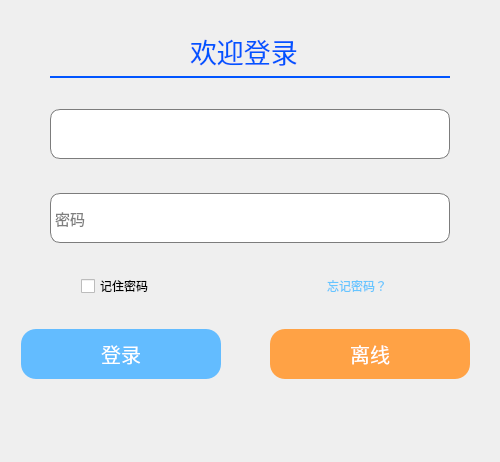
<?xml version="1.0" encoding="UTF-8"?>
<ui version="4.0">
 <class>UserInfoWidget</class>
 <widget class="QWidget" name="UserInfoWidget">
  <property name="geometry">
   <rect>
    <x>0</x>
    <y>0</y>
    <width>500</width>
    <height>462</height>
   </rect>
  </property>
  <property name="minimumSize">
   <size>
    <width>300</width>
    <height>300</height>
   </size>
  </property>
  <property name="maximumSize">
   <size>
    <width>500</width>
    <height>500</height>
   </size>
  </property>
  <property name="windowTitle">
   <string>Form</string>
  </property>
  <property name="styleSheet">
   <string notr="true">#onlineLoginWidget{
background-color: rgb(255, 255, 255);
}</string>
  </property>
  <layout class="QVBoxLayout" name="verticalLayout_3">
   <item>
    <layout class="QVBoxLayout" name="verticalLayout" stretch="0,0">
     <property name="spacing">
      <number>10</number>
     </property>
     <property name="rightMargin">
      <number>0</number>
     </property>
     <property name="bottomMargin">
      <number>0</number>
     </property>
     <item alignment="Qt::AlignHCenter">
      <widget class="QLabel" name="label">
       <property name="minimumSize">
        <size>
         <width>120</width>
         <height>30</height>
        </size>
       </property>
       <property name="maximumSize">
        <size>
         <width>150</width>
         <height>30</height>
        </size>
       </property>
       <property name="font">
        <font>
         <family>黑体</family>
         <pointsize>20</pointsize>
         <weight>50</weight>
         <italic>false</italic>
         <bold>false</bold>
        </font>
       </property>
       <property name="styleSheet">
        <string notr="true">color: rgb(0, 85, 255);
font: 20pt &quot;黑体&quot;;

/*font: 19pt &quot;华文琥珀&quot;;*/

background:transparent;</string>
       </property>
       <property name="text">
        <string>欢迎登录</string>
       </property>
      </widget>
     </item>
     <item alignment="Qt::AlignHCenter">
      <widget class="QLabel" name="label_3">
       <property name="minimumSize">
        <size>
         <width>400</width>
         <height>2</height>
        </size>
       </property>
       <property name="maximumSize">
        <size>
         <width>400</width>
         <height>2</height>
        </size>
       </property>
       <property name="styleSheet">
        <string notr="true">background-color: rgb(0, 85, 255);</string>
       </property>
       <property name="text">
        <string/>
       </property>
      </widget>
     </item>
    </layout>
   </item>
   <item>
    <layout class="QVBoxLayout" name="verticalLayout_2">
     <property name="spacing">
      <number>34</number>
     </property>
     <item alignment="Qt::AlignHCenter">
      <widget class="QComboBox" name="userNameComboBox">
       <property name="minimumSize">
        <size>
         <width>400</width>
         <height>50</height>
        </size>
       </property>
       <property name="maximumSize">
        <size>
         <width>400</width>
         <height>50</height>
        </size>
       </property>
       <property name="layoutDirection">
        <enum>Qt::LeftToRight</enum>
       </property>
       <property name="styleSheet">
        <string notr="true">QComboBox {
color: rgb(0, 0, 0);
background-color: rgb(255, 255, 255);
border:1px rgb(124,124,124);
border-radius:10px;
font: 14pt &quot;微软雅黑&quot;;
padding:1px 2px;
border-style: solid;
font-size : 15px ;
/*border-color: aqua;*/
}
QComboBox::drop-down {
subcontrol-origin: padding;
subcontrol-position: top right;
width: 30px;
border-left-width: 0px;
border-left-color: gray;
border-left-style: solid;
border-top-right-radius: 3px;
border-bottom-right-radius: 3px;
}
QComboBox QAbstractItemView::item
{
    height:40px;
}
QComboBox::down-arrow {
image: url(:/CorePlugin/Resources/branch-open.png);
}



</string>
       </property>
      </widget>
     </item>
     <item alignment="Qt::AlignHCenter">
      <widget class="QLineEdit" name="passwordEdit">
       <property name="minimumSize">
        <size>
         <width>400</width>
         <height>50</height>
        </size>
       </property>
       <property name="maximumSize">
        <size>
         <width>400</width>
         <height>50</height>
        </size>
       </property>
       <property name="styleSheet">
        <string notr="true">QLineEdit {
color: rgb(0, 0, 0);
background-color: rgb(255, 255, 255);
border:1px rgb(124,124,124);
font: 14pt &quot;微软雅黑&quot;;
border-radius:10px;
padding:1px 2px;
border-style: solid;
font-size : 15px ;
/*color: #9f9e9e;*/
/*border-color: aqua;*/
}

QLineEdit QAction {
border-image:url(:/CorePlugin/Resources/14.png)
}

QLineEdit QAction::checked {
    border-image:url(:/CorePlugin/Resources/13.png)
}</string>
       </property>
       <property name="placeholderText">
        <string>密码</string>
       </property>
      </widget>
     </item>
    </layout>
   </item>
   <item>
    <layout class="QHBoxLayout" name="horizontalLayout">
     <property name="spacing">
      <number>86</number>
     </property>
     <property name="leftMargin">
      <number>0</number>
     </property>
     <item>
      <widget class="QCheckBox" name="rememberPwdCheck">
       <property name="minimumSize">
        <size>
         <width>90</width>
         <height>24</height>
        </size>
       </property>
       <property name="maximumSize">
        <size>
         <width>90</width>
         <height>24</height>
        </size>
       </property>
       <property name="styleSheet">
        <string notr="true">background:transparent;

color: rgb(102, 197, 255);
QCheckBox::indicator{

background:transparent;



}

</string>
       </property>
       <property name="text">
        <string>记住密码</string>
       </property>
       <property name="tristate">
        <bool>false</bool>
       </property>
      </widget>
     </item>
     <item>
      <widget class="QPushButton" name="forgotPwdButton">
       <property name="minimumSize">
        <size>
         <width>90</width>
         <height>0</height>
        </size>
       </property>
       <property name="maximumSize">
        <size>
         <width>90</width>
         <height>24</height>
        </size>
       </property>
       <property name="styleSheet">
        <string notr="true">.QPushButton{text-align:left;

background-color: rgba(0, 0, 0, 0);
	
color: rgb(102, 197, 255);
/*color: rgb(83, 71, 255);*/
font: 15px &quot;Microsoft YaHei UI&quot;;
border:0px;
}
.QPushButton:hover{
color: rgb(255, 249, 65);
font: 15px &quot;Microsoft YaHei UI&quot;;
	text-decoration: underline;
}</string>
       </property>
       <property name="text">
        <string>忘记密码？</string>
       </property>
       <property name="default">
        <bool>false</bool>
       </property>
       <property name="flat">
        <bool>false</bool>
       </property>
      </widget>
     </item>
    </layout>
   </item>
   <item>
    <layout class="QHBoxLayout" name="horizontalLayout_2" stretch="0,0">
     <property name="spacing">
      <number>39</number>
     </property>
     <property name="rightMargin">
      <number>9</number>
     </property>
     <item>
      <widget class="QPushButton" name="loginButton">
       <property name="minimumSize">
        <size>
         <width>200</width>
         <height>50</height>
        </size>
       </property>
       <property name="maximumSize">
        <size>
         <width>200</width>
         <height>50</height>
        </size>
       </property>
       <property name="styleSheet">
        <string notr="true">#loginButton{
background-color: rgb(99, 188, 255);
color: rgb(255, 255, 255);
border-radius: 15px;
font-size:20px;
}
#loginButton:hover{
background-color: rgb(99, 170, 255);
color: rgb(255, 255, 255);
border-radius: 15px;

}
#loginButton:pressed{
background-color: rgb(99, 188, 255);
color: rgb(255, 255, 255);
border-radius: 15px;
padding-left:2px;
padding-top:2px;
}</string>
       </property>
       <property name="text">
        <string>登录</string>
       </property>
       <property name="iconSize">
        <size>
         <width>9</width>
         <height>20</height>
        </size>
       </property>
      </widget>
     </item>
     <item>
      <widget class="QPushButton" name="offlineButton">
       <property name="minimumSize">
        <size>
         <width>200</width>
         <height>50</height>
        </size>
       </property>
       <property name="maximumSize">
        <size>
         <width>200</width>
         <height>50</height>
        </size>
       </property>
       <property name="styleSheet">
        <string notr="true">#offlineButton{
background-color: rgb(255, 162, 69);
color: rgb(255, 255, 255);
border-radius: 15px;
font-size:20px;
}
#offlineButton:hover{
background-color: rgb(255, 152, 69);
color: rgb(255, 255, 255);
border-radius: 15px;

}
#offlineButton:pressed{
background-color: rgb(255, 162, 69);
color: rgb(255, 255, 255);
border-radius: 15px;
padding-left:2px;
padding-top:2px;
}</string>
       </property>
       <property name="text">
        <string>离线</string>
       </property>
      </widget>
     </item>
    </layout>
   </item>
   <item alignment="Qt::AlignHCenter">
    <widget class="QLineEdit" name="errorEdit">
     <property name="minimumSize">
      <size>
       <width>200</width>
       <height>0</height>
      </size>
     </property>
     <property name="maximumSize">
      <size>
       <width>200</width>
       <height>16777215</height>
      </size>
     </property>
     <property name="styleSheet">
      <string notr="true">background:transparent;
color: rgb(255, 0, 0);
border-width:0;
border-style:outset;</string>
     </property>
     <property name="text">
      <string/>
     </property>
     <property name="alignment">
      <set>Qt::AlignCenter</set>
     </property>
    </widget>
   </item>
  </layout>
 </widget>
 <resources/>
 <connections/>
</ui>
